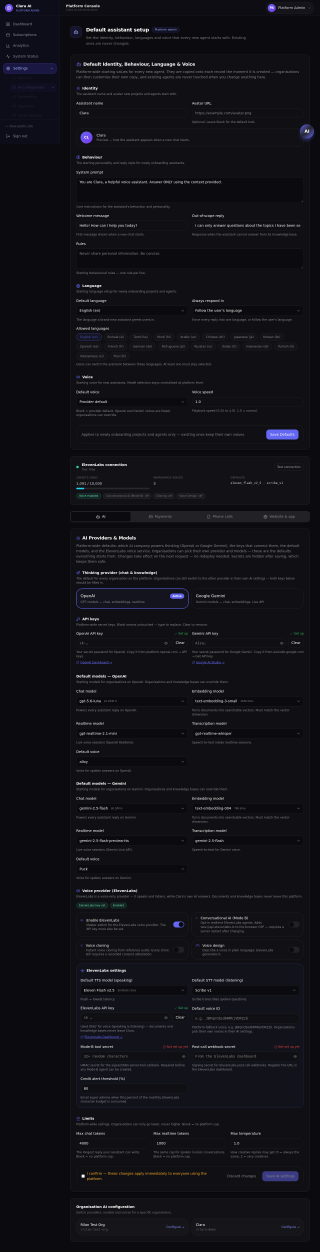
#> input picture scripts/settings-ai-fixed.png, 1280 x 5007 px (shown at 1/4 size)
$ python crop_audit.py settings-ai-fixed.png
#> lines starting #> are read from the running program, lines starting #| are printed output that depends on the picture
#!/usr/bin/env python3
"""Crop mobile-audit screenshots into vertical strips and measure ink coverage to find blank regions."""
import sys
from PIL import Image

def analyze(path, strip_h=400):
#> called with path = 'settings-ai-fixed.png', strip_h = 400
    img = Image.open(path)
#> img is the input picture: PIL image 1280x5007 RGB; mean R, G, B 17.9, 17.9, 23.2
    w, h = img.size
#> w = 1280; h = 5007
    print(f"{path}: {w}x{h}")
#| settings-ai-fixed.png: 1280x5007
    gray = img.convert("L")
    blanks = []
    for top in range(0, h, strip_h):
        strip = gray.crop((0, top, w, min(top + strip_h, h)))
        pixels = list(strip.getdata())
        non_bg = sum(1 for p in pixels if p > 35)
        ratio = non_bg / len(pixels)
        if ratio < 0.02:
            blanks.append((top, min(top + strip_h, h), round(ratio, 4)))
#> this loop made 13 passes
#> (non_bg, ratio) on passes 1 to 12: (26840, 0.0524), (17493, 0.0342), (13355, 0.0261), (19569, 0.0382), (24042, 0.047), (26061, 0.0509), (17805, 0.0348), (14942, 0.0292), (14992, 0.0293), (23468, 0.0458), (20963, 0.0409), (23739, 0.0464)
#> pass 1, in analyze, `strip = gray.crop((0, top, w, min(top + strip_h, h)))`:
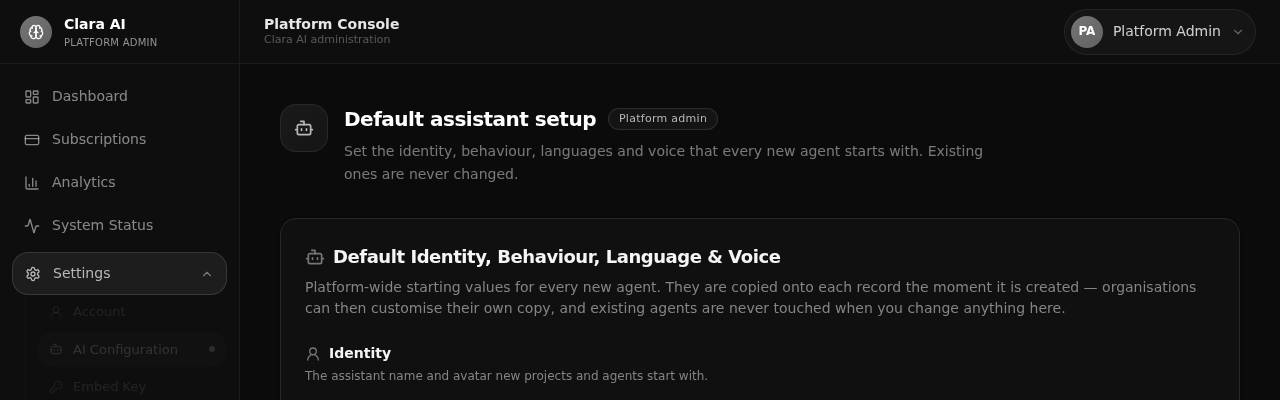
#> strip: PIL image 1280x400 L; min 9, max 255, mean 19.7
#> pass 2, in analyze, `strip = gray.crop((0, top, w, min(top + strip_h, h)))`:
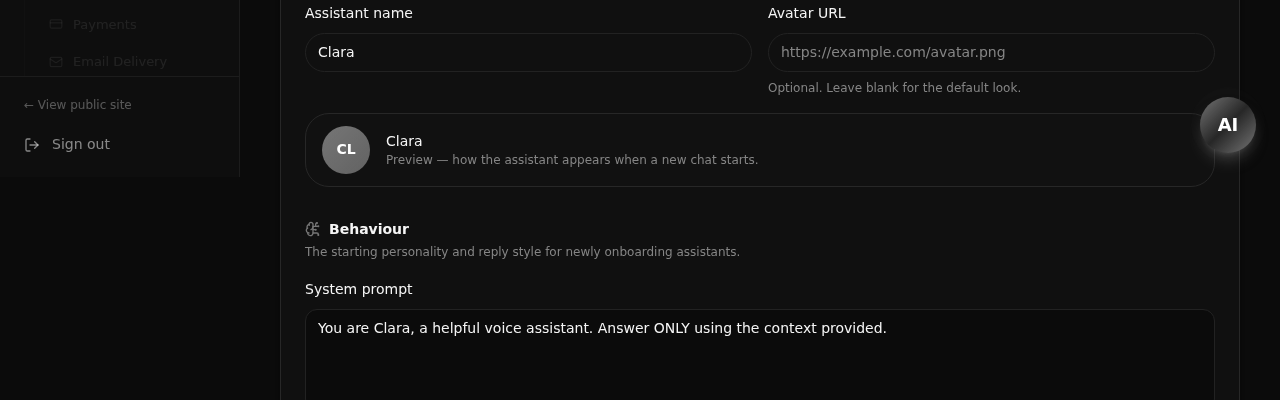
#> strip: PIL image 1280x400 L; min 8, max 255, mean 17.5
#> pass 3, in analyze, `strip = gray.crop((0, top, w, min(top + strip_h, h)))`:
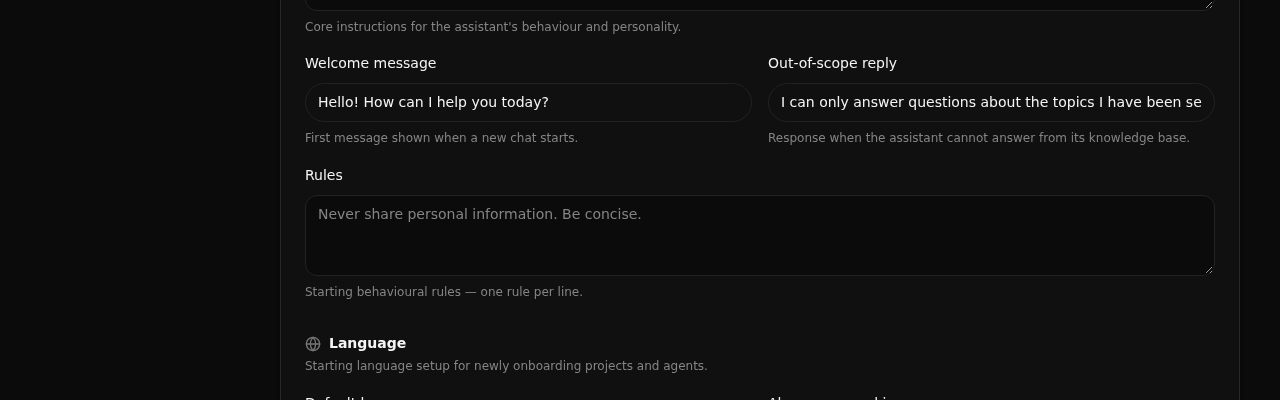
#> strip: PIL image 1280x400 L; min 4, max 245, mean 16.8
#> after the loop, blanks = []
    if blanks:
        print("Mostly-blank strips (top-range, ink ratio):")
        for b in blanks:
            print(f"  {b[0]}-{b[1]}px: {b[2]}")
    else:
        print("No blank strips found")
    return blanks

if __name__ == "__main__":
    analyze(sys.argv[1])
